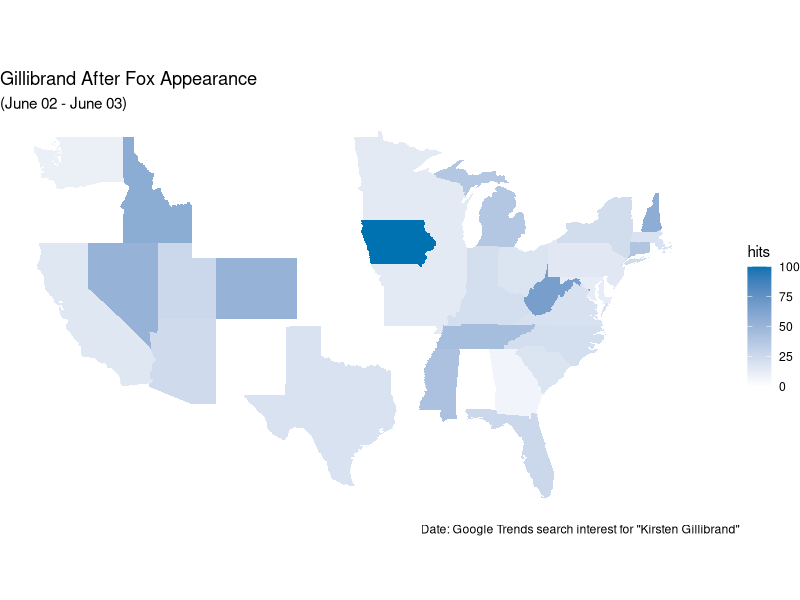
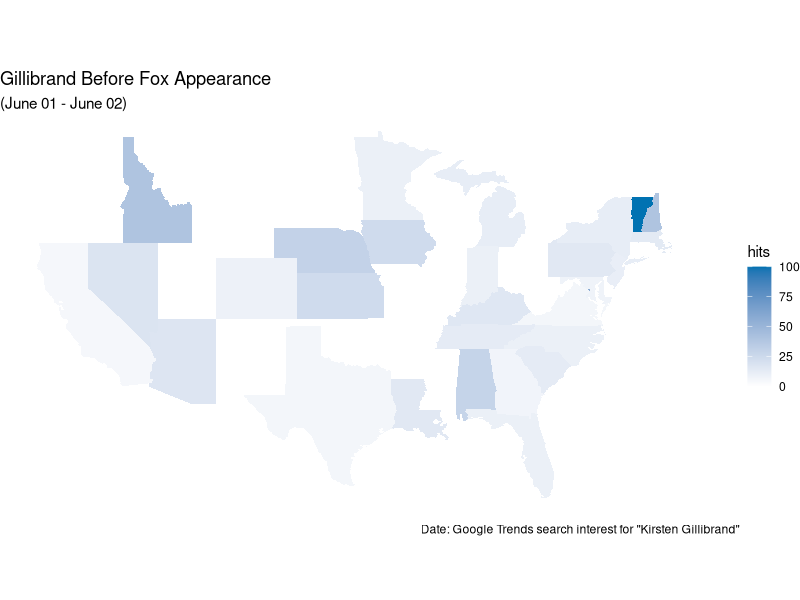
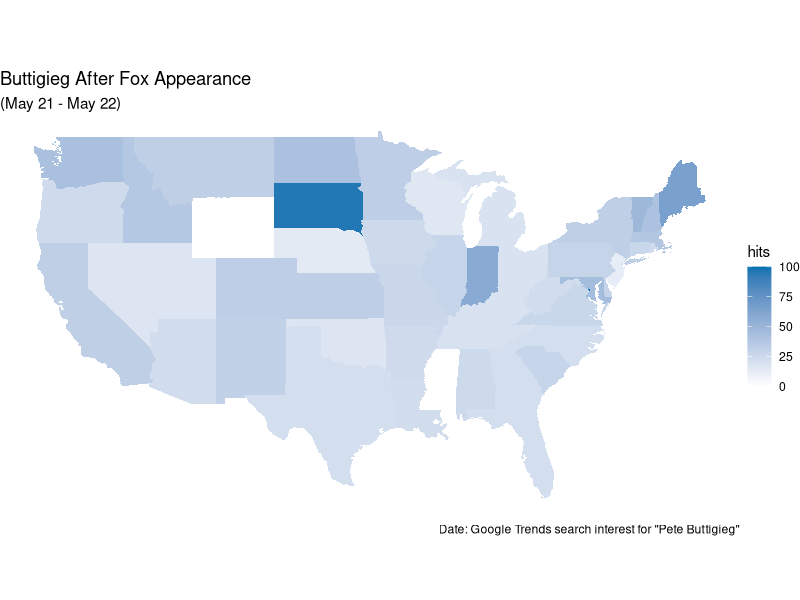
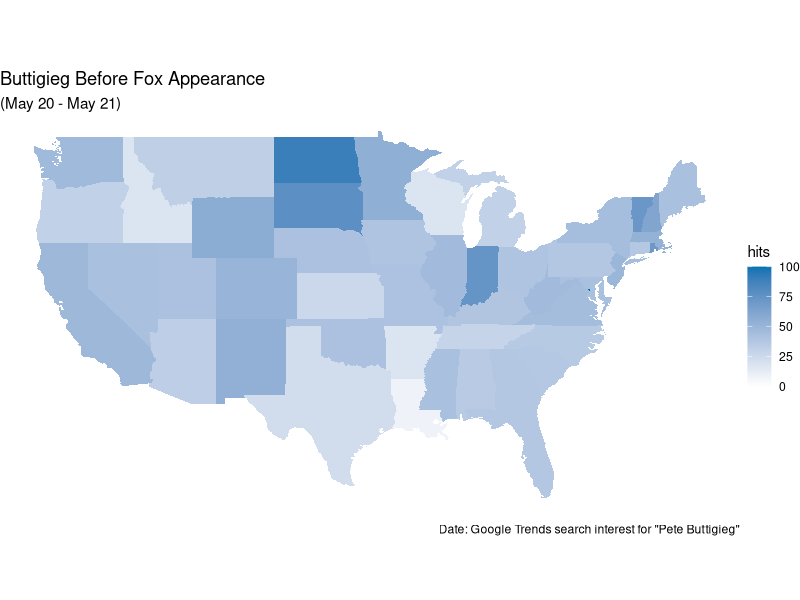
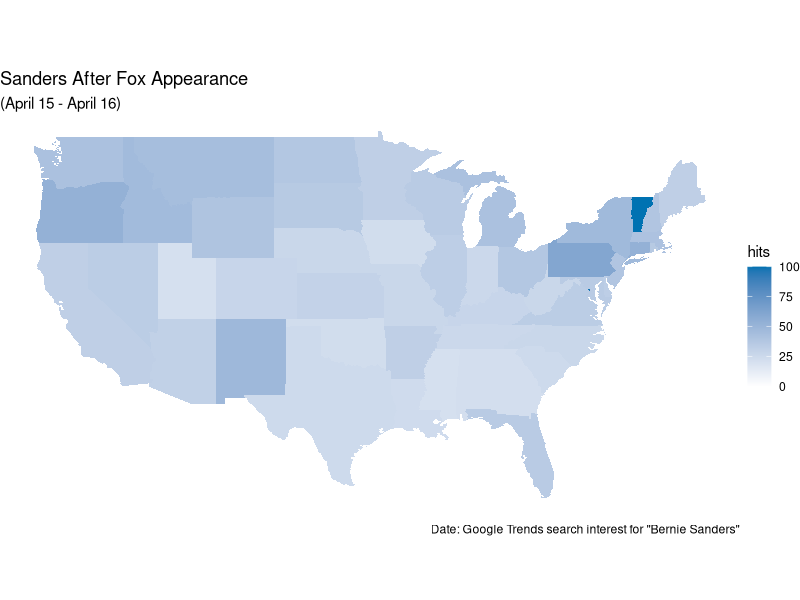
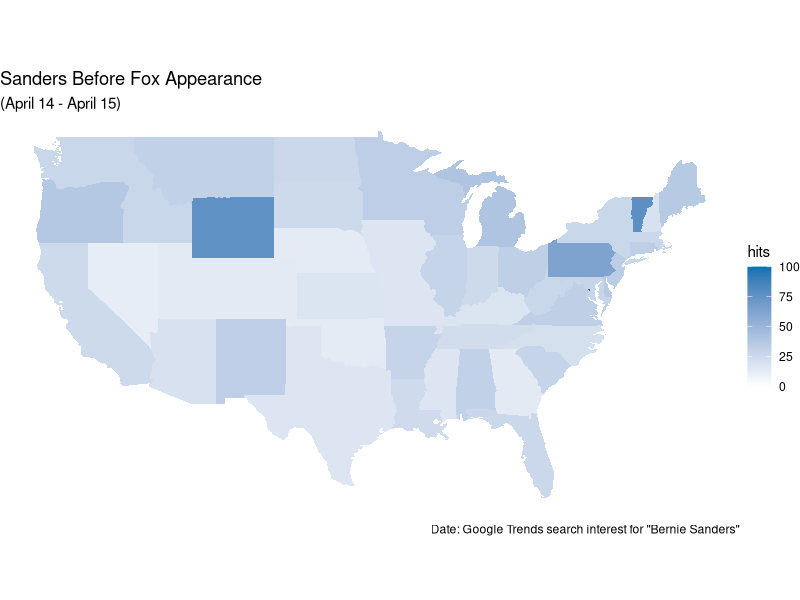

R code for these plots, in order:
# This should be good to go, it ran 100% for me on fresh clean enviro

library(tidyr)
library(dplyr)
library(stringr)
library(ggplot2)
library(lubridate)


# build the US map
statesMap = ggplot2::map_data("state")

### Dates of Interest

# Fox Appearance Dates
bernie_fox_appearance <- ymd("2019-04-15")
pete_fox_appearance <- ymd("2019-05-21")
gilli_fox_appearance <- ymd("2019-06-02")

# Function to declare a few data types to prevent warnings or coersion later
standardised <- function(csv_file){
    standardized_csv <- csv_file %>% 
        as_tibble() %>%
        mutate(date = ymd(date), hits = as.numeric(hits), region = as.character(region))
    return(standardized_csv)
}

# Step 1 
# Load the data (previously constructed in data.R)
### Sanders map data
Sanders_before <- read.csv("Sanders_before.csv") %>% standardised()
Sanders_after <- read.csv("Sanders_after.csv") %>% standardised()

# Buttigieg map data
Pete_before <- read.csv("Pete_before.csv") %>% standardised()
Pete_after <- read.csv("Pete_after.csv") %>% standardised()

# Gillibrand map data
Gilli_before <- read.csv("Gilli_before.csv") %>% standardised()
Gilli_after <- read.csv("Gilli_after.csv") %>% standardised()


# For joining the data on geographic data
Map_Prep <- function(candidate_data){
    geo_data <- merge(statesMap, candidate_data, by = "region")     #merge the ggplot created map
    geo_data <- candidate_data %>%                                  #join the data on the region
        left_join(x = ., y = statesMap, by = "region")
    return(geo_data)
}

# Helper Function for displaying the dates in the subtitles
display_date <- function(date){
    return(format(date, format = "%B %d"))
}

# Map making function
# Requires several inputs 
# map_info is fed from Map_Prep
# Map title is a written string
# date1 and date2 are the date bookeneds "From date1 to date2"
Make_Map <- function(map_info, map_title, date1, date2) {
    
    new_map <- ggplot(map_info, aes(x = long, y = lat)) +
        theme_void() +
        geom_polygon(aes(group = group,
                         fill = hits)) +
        labs(title = map_title,
             subtitle = paste("(", paste(display_date(date1), display_date(date2), sep = " - "), ")", sep = ""),
             caption = paste("Date: Google Trends search interest for \"", map_info$keyword[1], "\"", sep = ""),
             color = "hits")+
        coord_fixed(1.3) +
        scale_fill_gradient(low = "#ffffff", high = "#0072b2",
                            space = "Lab", na.value = "black", guide = "colourbar",
                            aesthetics = "fill", position = "left", limits = c(0,100))
    
    return(new_map)
}


# Make the Sanders maps
Sanders_map_before <- Make_Map(Map_Prep(Sanders_before), "Sanders Before Fox Appearance", bernie_fox_appearance-1, bernie_fox_appearance)
Sanders_map_after <- Make_Map(Map_Prep(Sanders_after), "Sanders After Fox Appearance", bernie_fox_appearance, bernie_fox_appearance+1)

# Make the Buttigieg maps
Pete_map_before <- Make_Map(Map_Prep(Pete_before), "Buttigieg Before Fox Appearance", pete_fox_appearance-1, pete_fox_appearance)
Pete_map_after <- Make_Map(Map_Prep(Pete_after), "Buttigieg After Fox Appearance", pete_fox_appearance, pete_fox_appearance+1)

# Make the Gillibrand maps
Gilli_map_before <- Make_Map(Map_Prep(Gilli_before), "Gillibrand Before Fox Appearance", gilli_fox_appearance-1, gilli_fox_appearance)
Gilli_map_after <- Make_Map(Map_Prep(Gilli_after), "Gillibrand After Fox Appearance", gilli_fox_appearance, gilli_fox_appearance+1)

# For selection within the Shiny App
candidate_before_maps <- c(Sanders_map_before, Pete_map_before, Gilli_map_before)
candidate_after_maps <- c(Sanders_map_after, Pete_map_after, Gilli_map_after)
